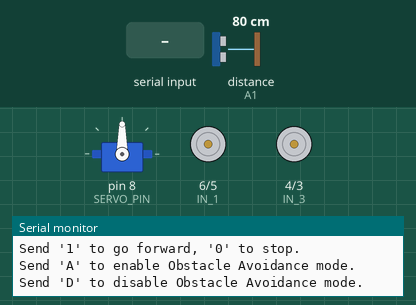
Simulated run of this sketch. Board: Arduino Uno, built with avr-gcc and run on an emulated ATmega328P. Parts: servo, motor-driver pin pairs drawn as motors (green arrow = first pin HIGH = forward, orange = second pin HIGH = backward, longer = more drive, scaled by the enable pin), the last lines printed to the serial monitor. The inputs (shaded band) are chosen by the test bench; at power-on: distance to the obstacle (sensor on A1) 80 cm. The echo pulse lasts 58.3 µs per cm.

Above: at 1.2 s.
1.3 s: "A\n" received over Serial
At 2.9 s:
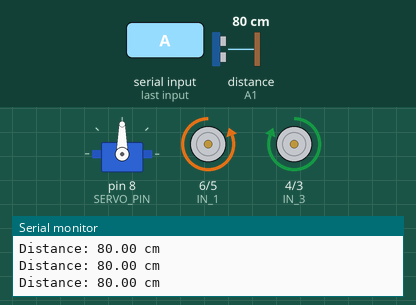
3.8 s: distance to the obstacle (sensor on A1) set to 17 cm
5.3 s: distance to the obstacle (sensor on A1) set to 14 cm
At 6.7 s:
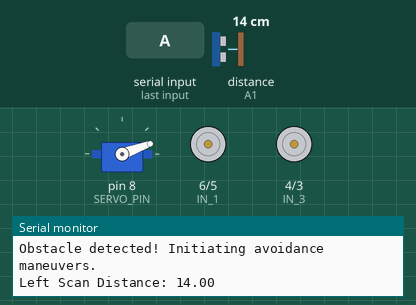
8.3 s: distance to the obstacle (sensor on A1) set to 35 cm
At 9.8 s:
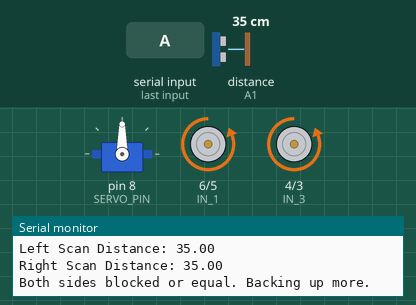
11.3 s: distance to the obstacle (sensor on A1) set to 2 cm
At 12.2 s:
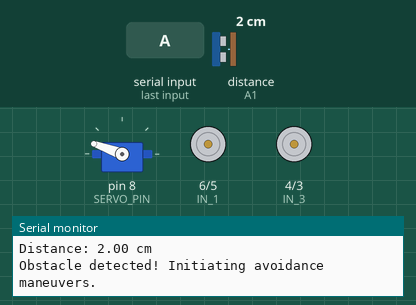
14.3 s: "D\n" received over Serial
At 17.3 s:
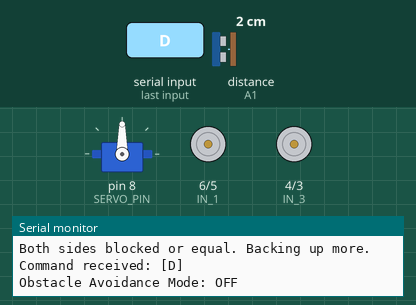
Timing chart, 0 to 18.3 s (numbered marks = the images above; inputs shaded):
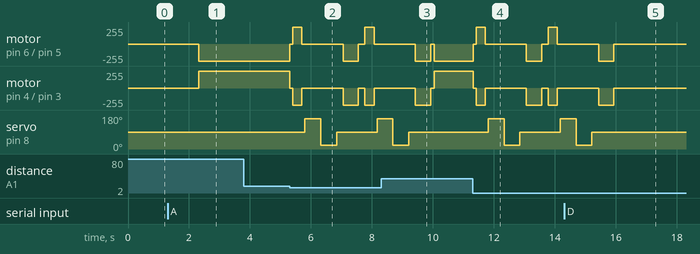

The sketch:

ArduinoR3.ino
```cpp
#define ENA 7 // PWM for Left Motor (Note: Pin 7 is not a standard PWM pin on Uno, consider pins 3, 5, 6, 9, 10, 11)
#define ENB 2 // PWM for Right Motor (Note: Pin 2 is not a standard PWM pin on Uno, consider pins 3, 5, 6, 9, 10, 11)
#define IN_1 6 // L298N in1 Left Motor
#define IN_2 5 // L298N in2 Left Motor
#define IN_3 4 // L298N in3 Right Motor
#define IN_4 3 // L298N in4 Right Motor

#define TRIG_PIN A0
#define ECHO_PIN A1

#include <Servo.h>
#define SERVO_PIN 8
Servo radarServo;
int servoAngle = 90;

String command;
int speedCar = 170;
int turnSpeed = 170;
int curveSpeedFast = 170;
int curveSpeedSlow = 103;

float distanceCm = 0;
float distanceLeftScan = 0;
float distanceRightScan = 0;

#define OBSTACLE_THRESHOLD 15
#define SERVO_SCAN_LEFT_ANGLE 160
#define SERVO_SCAN_RIGHT_ANGLE 20
#define SERVO_CENTER_ANGLE 90

bool obstacleAvoidanceMode = false;

void goAhead() {
  digitalWrite(IN_1, LOW);
  digitalWrite(IN_2, HIGH);
  analogWrite(ENA, speedCar);
  digitalWrite(IN_3, HIGH);
  digitalWrite(IN_4, LOW);
  analogWrite(ENB, speedCar);
}
void goBack() {
  digitalWrite(IN_1, HIGH);
  digitalWrite(IN_2, LOW);
  analogWrite(ENA, speedCar);
  digitalWrite(IN_3, LOW);
  digitalWrite(IN_4, HIGH);
  analogWrite(ENB, speedCar);
}
void goLeft() {
  digitalWrite(IN_1, HIGH);
  digitalWrite(IN_2, LOW);
  analogWrite(ENA, turnSpeed);
  digitalWrite(IN_3, HIGH);
  digitalWrite(IN_4, LOW);
  analogWrite(ENB, turnSpeed);
}
void goRight() {
  digitalWrite(IN_1, LOW);
  digitalWrite(IN_2, HIGH);
  analogWrite(ENA, turnSpeed);
  digitalWrite(IN_3, LOW);
  digitalWrite(IN_4, HIGH);
  analogWrite(ENB, turnSpeed);
}
void goAheadLeft() {
  digitalWrite(IN_1, LOW);
  digitalWrite(IN_2, HIGH);
  analogWrite(ENA, curveSpeedSlow);
  digitalWrite(IN_3, HIGH);
  digitalWrite(IN_4, LOW);
  analogWrite(ENB, curveSpeedFast);
}
void goAheadRight() {
  digitalWrite(IN_1, LOW);
  digitalWrite(IN_2, HIGH);
  analogWrite(ENA, curveSpeedFast);
  digitalWrite(IN_3, HIGH);
  digitalWrite(IN_4, LOW);
  analogWrite(ENB, curveSpeedSlow);
}
void goBackLeft() {
  digitalWrite(IN_1, HIGH);
  digitalWrite(IN_2, LOW);
  analogWrite(ENA, curveSpeedSlow);
  digitalWrite(IN_3, LOW);
  digitalWrite(IN_4, HIGH);
  analogWrite(ENB, curveSpeedFast);
}
void goBackRight() {
  digitalWrite(IN_1, HIGH);
  digitalWrite(IN_2, LOW);
  analogWrite(ENA, curveSpeedFast);
  digitalWrite(IN_3, LOW);
  digitalWrite(IN_4, HIGH);
  analogWrite(ENB, curveSpeedSlow);
}
void stopRobot() {
  digitalWrite(IN_1, LOW);
  digitalWrite(IN_2, LOW);
  analogWrite(ENA, 0);
  digitalWrite(IN_3, LOW);
  digitalWrite(IN_4, LOW);
  analogWrite(ENB, 0);
}

int ultrasonic() {
  digitalWrite(TRIG_PIN, LOW);
  delayMicroseconds(4);
  digitalWrite(TRIG_PIN, HIGH);
  delayMicroseconds(10);
  digitalWrite(TRIG_PIN, LOW);
  long duration = pulseIn(ECHO_PIN, HIGH);
  long cm = duration / 58;
  return cm;
}

void setServoAngle(int angle) {
  if (angle < 0) angle = 0;
  if (angle > 180) angle = 180;
  radarServo.write(angle);
  servoAngle = angle;
  delay(15);
}
void ObstacleAvoidance() {
  setServoAngle(SERVO_CENTER_ANGLE);
  distanceCm = ultrasonic();
  Serial.print("Distance: ");
  Serial.print(distanceCm);
  Serial.println(" cm");

  if (distanceCm <= OBSTACLE_THRESHOLD) {
    Serial.println("Obstacle detected! Initiating avoidance maneuvers.");
    stopRobot(); delay(100);
    goBack(); delay(300);
    stopRobot(); delay(100);
    setServoAngle(SERVO_SCAN_LEFT_ANGLE); delay(500);
    distanceLeftScan = ultrasonic();
    Serial.print("Left Scan Distance: "); Serial.println(distanceLeftScan);
    setServoAngle(SERVO_SCAN_RIGHT_ANGLE); delay(500);
    distanceRightScan = ultrasonic();
    Serial.print("Right Scan Distance: "); Serial.println(distanceRightScan);
    setServoAngle(SERVO_CENTER_ANGLE); delay(200);
    if (distanceLeftScan > distanceRightScan) {
      Serial.println("Turning left to avoid.");
      goLeft(); delay(500);
      stopRobot(); delay(100);
    } else if (distanceRightScan > distanceLeftScan) {
      Serial.println("Turning right to avoid.");
      goRight(); delay(500);
      stopRobot(); delay(100);
    } else {
      Serial.println("Both sides blocked or equal. Backing up more.");
      goRight(); delay(500);
      stopRobot(); delay(100);
    }
  } else {
    goAhead();
  }
}

void setup() {
  Serial.begin(115200);
  Serial.println("\n--- Arduino Uno Car Controller ---");

  pinMode(ENA, OUTPUT);
  pinMode(ENB, OUTPUT);
  pinMode(IN_1, OUTPUT);
  pinMode(IN_2, OUTPUT);
  pinMode(IN_3, OUTPUT);
  pinMode(IN_4, OUTPUT);
  pinMode(TRIG_PIN, OUTPUT);
  pinMode(ECHO_PIN, INPUT);

  radarServo.attach(SERVO_PIN);
  setServoAngle(SERVO_CENTER_ANGLE);
  Serial.println("Servo initialized at 90 degrees.");

  Serial.println("Robot Ready!");
  Serial.println("---------------------------------------------");
  Serial.println("Send '1' to go forward, '0' to stop.");
  Serial.println("Send 'A' to enable Obstacle Avoidance mode.");
  Serial.println("Send 'D' to disable Obstacle Avoidance mode.");
}

void loop() {
  if (Serial.available()) {
    String receivedData = Serial.readStringUntil(' ');
    receivedData.trim();

    Serial.print("Command received: [");
    Serial.print(receivedData);
    Serial.println("]");

    if (receivedData == "A") {
      obstacleAvoidanceMode = true;
      Serial.println("Obstacle Avoidance Mode: ON");
    } else if (receivedData == "D") {
      obstacleAvoidanceMode = false;
      stopRobot();
      setServoAngle(SERVO_CENTER_ANGLE);
      Serial.println("Obstacle Avoidance Mode: OFF");
    }

    else if (!obstacleAvoidanceMode) {
      if (receivedData == "1") {
        Serial.println("Executing: goAhead");
        goAhead();
      } else if (receivedData == "8") {
        Serial.println("Executing: goBack");
        goBack();
      } else if (receivedData == "6") {
        Serial.println("Executing: goLeft");
        goLeft();
      } else if (receivedData == "3") {
        Serial.println("Executing: goRight");
        goRight();
      } else if (receivedData == "5") {
        Serial.println("Executing: goAheadLeft");
        goAheadLeft();
      } else if (receivedData == "2") {
        Serial.println("Executing: goAheadRight");
        goAheadRight();
      } else if (receivedData == "7") {
        Serial.println("Executing: goBackLeft");
        goBackLeft();
      } else if (receivedData == "4") {
        Serial.println("Executing: goBackRight");
        goBackRight();
      } else if (receivedData == "0") {
        Serial.println("Executing: stopRobot");
        stopRobot();
      } else {
        Serial.println("Unknown command or command ignored in auto mode.");
      }
    } else {
      Serial.println("Manual command ignored: Obstacle Avoidance mode is ON.");
    }
  }

  if (obstacleAvoidanceMode) {
    ObstacleAvoidance();
  } else {

  }
}
```

Measured:
- the behaviour switches between 16 and 15 cm on distance to the obstacle (sensor on A1) (found by bisection; images 1 and 2)
- after the input at 1.3 s, motor on pin 6 (IN_1) / pin 5 (IN_2): stopped → backward 255/255 after 1.0 s; motor on pin 4 (IN_3) / pin 3 (IN_4): stopped → forward 255/255 after 1.0 s
- after the input at 8.3 s, servo on pin 8 (SERVO_PIN): goes on until 9.2 s, then stays 90°
- after the input at 14.3 s, motor on pin 6 (IN_1) / pin 5 (IN_2), motor on pin 4 (IN_3) / pin 3 (IN_4): goes on until 15.9 s, then stays stopped; servo on pin 8 (SERVO_PIN): goes on until 15.2 s, then stays 90°
